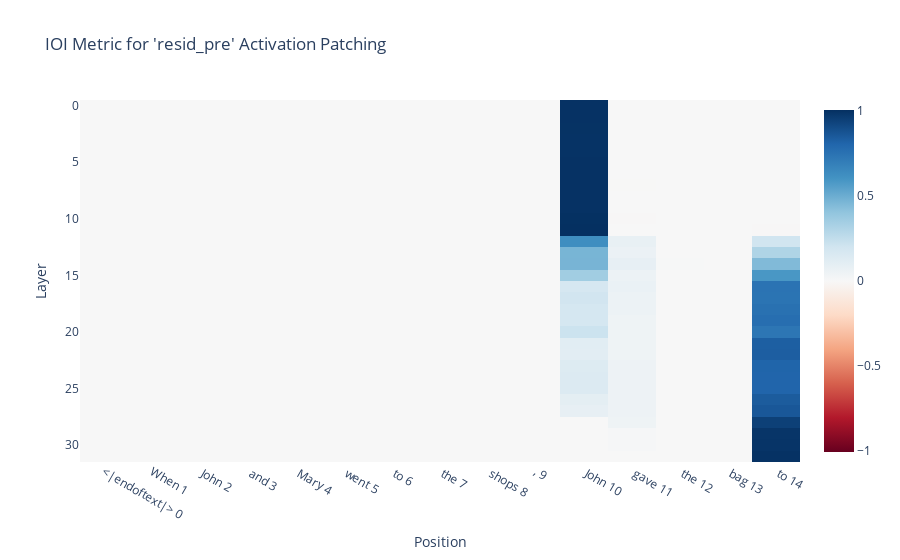

The notebook cell saved with this chart:
### Markdown cell above
Computation occurs at the S2 position for all layers until layer 7 (resid_pre is the residual stream prior to the given layer).

### Code cell
resid_pre_act_patch_results = patching.get_act_patch_resid_pre(
    model, 
    corrupted_tokens, 
    clean_cache, 
    ioi_metric)

imshow(resid_pre_act_patch_results, 
       yaxis="Layer", 
       xaxis="Position", 
       x=[f"{tok} {i}" for i, tok in enumerate(model.to_str_tokens(clean_tokens[0]))],
       title="IOI Metric for 'resid_pre' Activation Patching")

### Figure 1 — Plotly figure (JSON) as saved in the notebook; plotly's stock layout.template omitted (floating-point values rounded to 4 significant figures; data arrays with more than 128 entries replaced by an {"elided": "..."} marker saying what was removed)
{"data": [{"coloraxis": "coloraxis", "hovertemplate": "x: %{x}<br>y: %{y}<br>color: %{z}<extra></extra>", "name": "0", "type": "heatmap", "x": ["<|endoftext|> 0", "When 1", " John 2", " and 3", " Mary 4", " went 5", " to 6", " the 7", " shops 8", ", 9", " John 10", " gave 11", " the 12", " bag 13", " to 14"], "xaxis": "x", "yaxis": "y", "z": {"elided": "32x15 float values"}}], "layout": {"coloraxis": {"cmid": 0, "colorscale": [[0, "rgb(103,0,31)"], [0.1, "rgb(178,24,43)"], [0.2, "rgb(214,96,77)"], [0.3, "rgb(244,165,130)"], [0.4, "rgb(253,219,199)"], [0.5, "rgb(247,247,247)"], [0.6, "rgb(209,229,240)"], [0.7, "rgb(146,197,222)"], [0.8, "rgb(67,147,195)"], [0.9, "rgb(33,102,172)"], [1, "rgb(5,48,97)"]]}, "title": {"text": "IOI Metric for 'resid_pre' Activation Patching"}, "xaxis": {"anchor": "y", "domain": [0, 1], "title": {"text": "Position"}}, "yaxis": {"anchor": "x", "autorange": "reversed", "domain": [0, 1], "title": {"text": "Layer"}}}}
